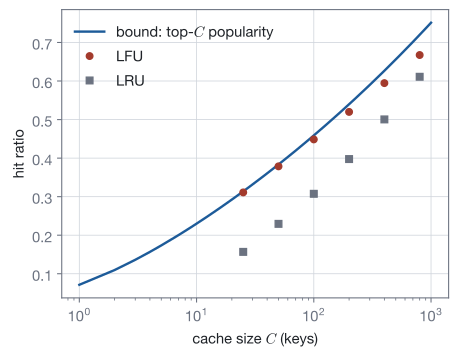

This chart was generated by the following Python code:
"""Hit ratio against cache size on a seeded Zipf trace (s = 0.9, 5000 keys, 30000 requests): LRU and LFU replayed, and
the popularity of the C most popular keys, the bound of the independent reference model."""
import os
import sys
from collections import Counter, OrderedDict

sys.path.insert(0, os.path.join(os.path.dirname(os.path.abspath(__file__)), "..", "..", "..", "_filters"))
from figstyle import *  # noqa: E402,F403

import numpy as np  # noqa: E402

K, s, n = 5000, 0.9, 30_000
p = 1.0 / np.arange(1, K + 1) ** s
p /= p.sum()
trace = np.random.default_rng(1).choice(K, n, p=p)


def lru(C):
    c, h = OrderedDict(), 0
    for k in trace:
        if k in c:
            h += 1
            c.move_to_end(k)
        else:
            c[k] = None
            if len(c) > C:
                c.popitem(last=False)
    return h / n


def lfu(C):
    cnt, cache, h = Counter(), set(), 0
    for k in trace:
        cnt[k] += 1
        if k in cache:
            h += 1
        else:
            cache.add(k)
            if len(cache) > C:
                cache.remove(min(cache, key=lambda x: cnt[x]))
    return h / n


sizes = [25, 50, 100, 200, 400, 800]
Cs = np.arange(1, 1001)
fig, ax = plt.subplots(figsize=(5.2, 3.9))
ax.plot(Cs, np.cumsum(p)[:1000], color=ACCENT, lw=1.8, label="bound: top-$C$ popularity")
ax.plot(sizes, [lfu(C) for C in sizes], "o", color=STATEMENT, ms=5, label="LFU")
ax.plot(sizes, [lru(C) for C in sizes], "s", color=MUTED, ms=5, label="LRU")
ax.set_xscale("log")
ax.set_xlabel("cache size $C$ (keys)")
ax.set_ylabel("hit ratio")
ax.grid(True, color=GRID, lw=0.6)
ax.legend(frameon=False, loc="upper left")
save_figure(fig, "hit_curve")
